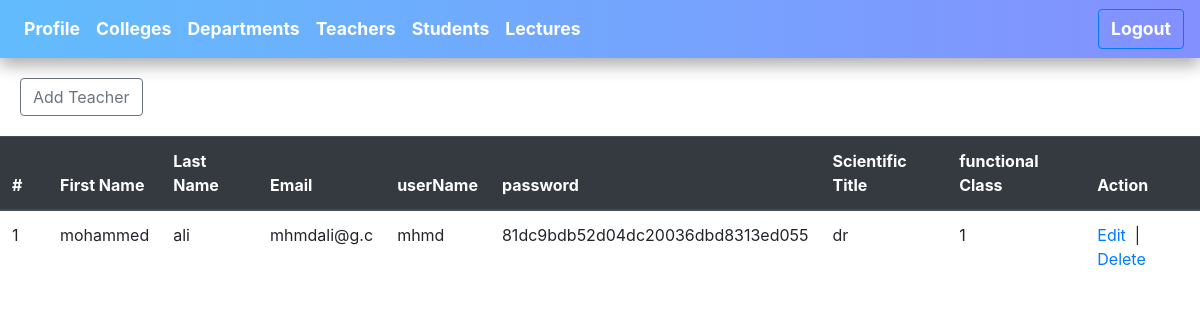
Page /teacher/Teacher.php (signed in) on the earlier database version.
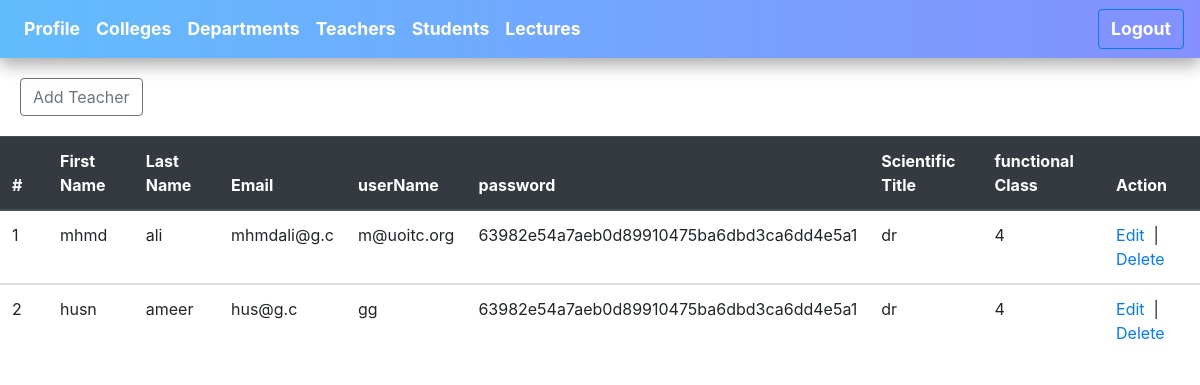
Same page on the later database version.
### tables this page shows
CREATE TABLE `staff` (
  `ID_stf` int(11) NOT NULL,
  `stf_first_name` varchar(20) NOT NULL,
  `stf_last_name` varchar(20) NOT NULL,
  `stf_email` varchar(25) NOT NULL,
  `stf_user_name` varchar(15) NOT NULL,
  `stf_password` varchar(60) NOT NULL,
  `stf_scientific_title` varchar(20) NOT NULL,
  `stf_functional_class` varchar(10) NOT NULL,
  `dep_id` int(11) DEFAULT NULL,
  `unv_id` int(11) DEFAULT NULL
);

### teacher/Teacher.php (the view, shortened to what this page needs)
<?php
$host = "localhost";
$user = "root";
$password = "";
$db = "unvdb";
$link = mysqli_connect($host,$user,$password,$db);
?>
<!DOCTYPE html>
<html>
<head>
<link rel="stylesheet" href="https://cdnjs.cloudflare.com/ajax/libs/uikit/3.0.3/css/uikit.min.css" />
<link rel="stylesheet" href="https://stackpath.bootstrapcdn.com/bootstrap/4.2.1/css/bootstrap.min.css">
<link rel="stylesheet" href="../css/style3.css" type="text/css" >
</head>
<body>
<nav class="navbar navbar-expand-lg navbar-light bg-light navCol">
  <div class="collapse navbar-collapse " id="navbarNav">
    <ul class="navbar-nav">
    <li class="nav-item">
    <a class="nav-link " id="icol" href="../welcomeAdmin.php">Profile</a>
    </li>
      <li class="nav-item">
      <a class="nav-link " id="icol" href="../college/college.php">Colleges</a>
      </li>
      <li class="nav-item">
      <a class="nav-link " id="icol" href="../Deb/Deb.php">Departments</a>
      </li>
      <li class="nav-item">
      <a class="nav-link " id="icol" href="Teacher.php">Teachers</a>
      </li>
      <li class="nav-item">
      <a class="nav-link " id="icol" href="../student/Student.php">Students</a>
      </li>
      <li class="nav-item">
      <a class="nav-link " id="icol" href="../lec/lec.php">Lectures</a>
      </li>
    </ul>
  </div>
  <button type="button" class="btn btn-outline-primary "> <a id="icol" href="../logOut.php">Logout</a></button>
</nav>
<div class="butadd">
    <a href="addTeacher.php"><button type="button" class="btn btn-outline-secondary">Add Teacher</button></a>
    </div>
<?php
if (isset($_SESSION['email']) == true) {
    $sql = "select * from staff";
    $result = mysqli_query($link, $sql);
    ?>
<table class="table">
  <thead class="thead-dark">
    <tr>
      <th scope="col" width="4%">#</th>
      <th scope="col" >First Name</th>
      <th scope="col" >Last Name</th>
      <th scope="col" >Email</th>
      <th scope="col" >userName</th>
      <th scope="col" >password</th>
      <th scope="col" >Scientific Title</th>
      <th scope="col" >functional Class</th>
      <th scope="col" >Action</th>
    </tr>
  </thead>
        <?php
        if ($result) {
            $i = 0;
            foreach ($result as $sdata) {
                $i++;
                ?>
<tbody>
    <tr>
    <td><?php echo $i;?></td>
                    <td><?php echo $sdata['stf_first_name']?></td>
                    <td><?php echo $sdata['stf_last_name']?></td>
                    <td><?php echo $sdata['stf_email']?></td>
                    <td><?php echo $sdata['stf_user_name']?></td>
                    <td><?php echo $sdata['stf_password']?></td>
                    <td><?php echo $sdata['stf_scientific_title']?></td>
                    <td><?php echo $sdata['stf_functional_class']?></td>
                    <td>
                        <a  href="editTeacher.php?id=<?php echo $sdata['ID_stf'];?>">Edit</a>&nbsp&nbsp|&nbsp&nbsp
                        <a  href="deleteTeacher.php?id=<?php echo $sdata['ID_stf'];?>">Delete</a>
                    </td>
    </tr>
  </tbody>
            <?php } }else{?>
            <tr><td colspan="5"><h2>No data found</h2></td></tr>
        <?php } ?>
    </table>
    <?php
}else{
    header("location: loginAdmin.php");
}
?>
</body>
</html>

Differences in the rows shown:
removed staff: stf_first_name "mohammed", stf_last_name "ali", stf_email "mhmdali@g.c", stf_user_name "mhmd", stf_password "81dc9bdb52d04dc20036dbd8313ed055", stf_scientific_title "dr", stf_functional_class "1"
added staff: stf_first_name "mhmd", stf_last_name "ali", stf_email "mhmdali@g.c", stf_user_name "m@uoitc.org", stf_password "63982e54a7aeb0d89910475ba6dbd3ca6dd4e5a1", stf_scientific_title "dr", stf_functional_class "4"
added staff: stf_first_name "husn", stf_last_name "ameer", stf_email "hus@g.c", stf_user_name "gg", stf_password "63982e54a7aeb0d89910475ba6dbd3ca6dd4e5a1", stf_scientific_title "dr", stf_functional_class "4"
